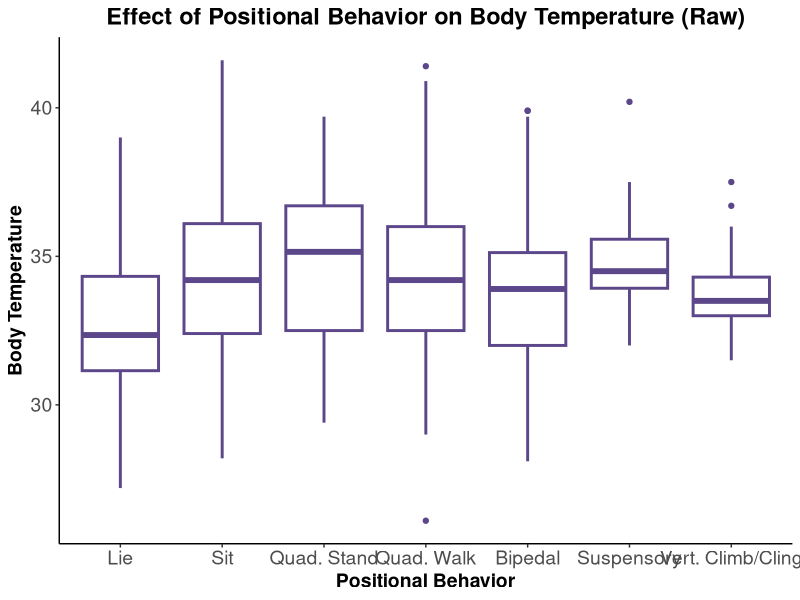
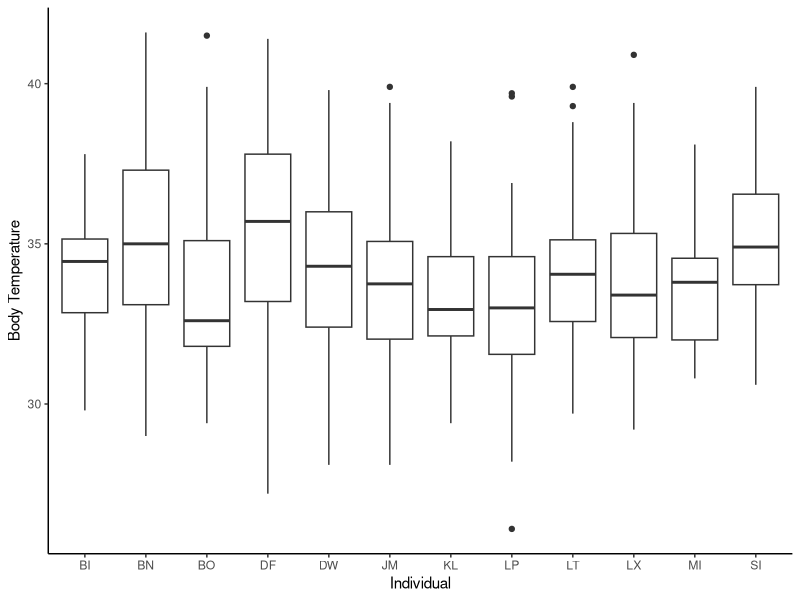
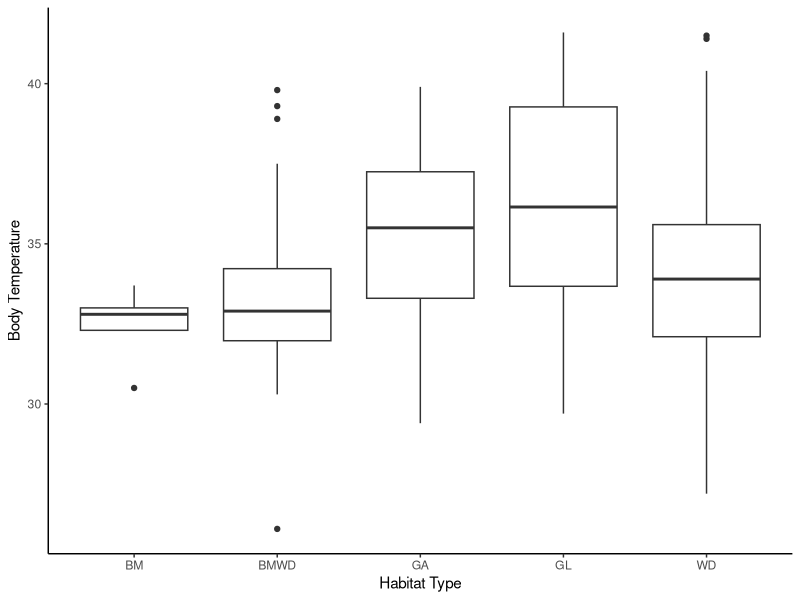
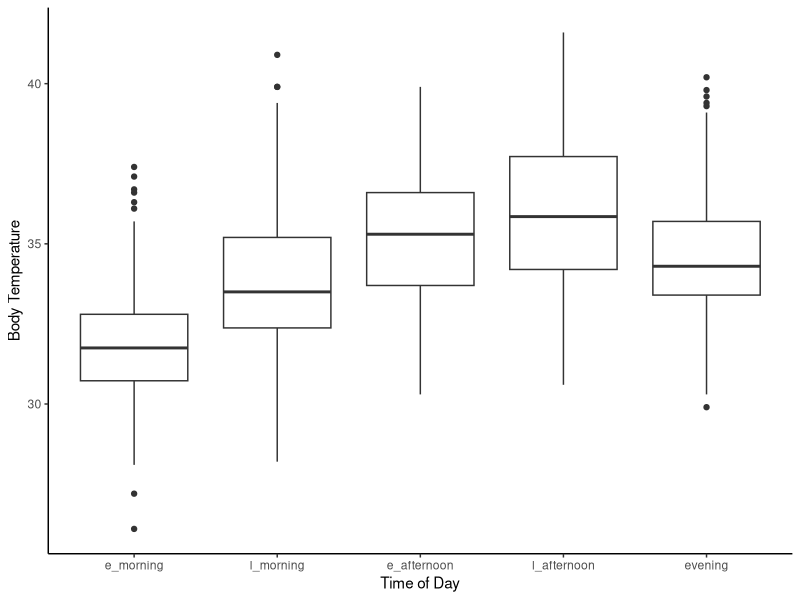
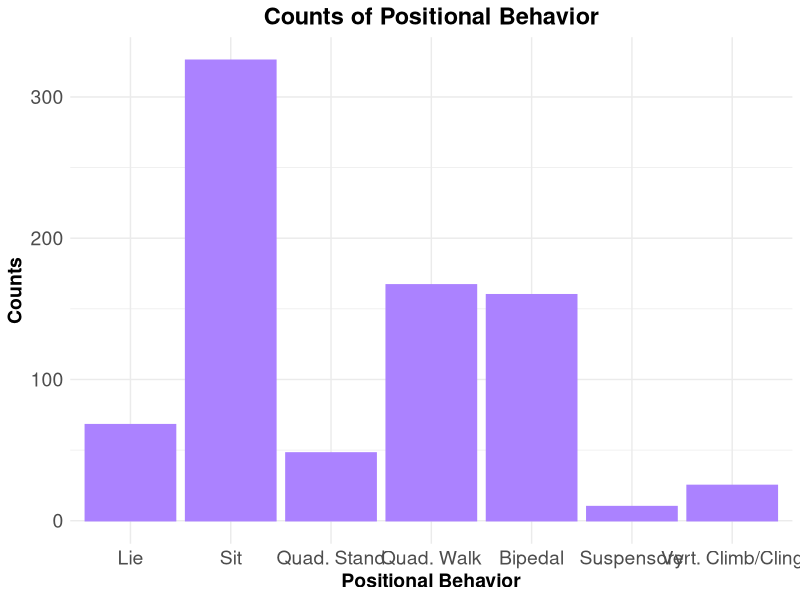
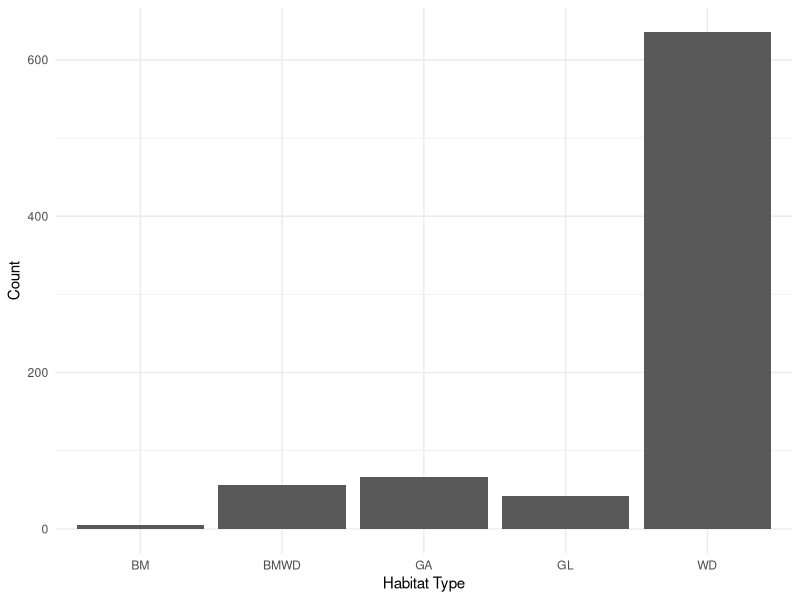
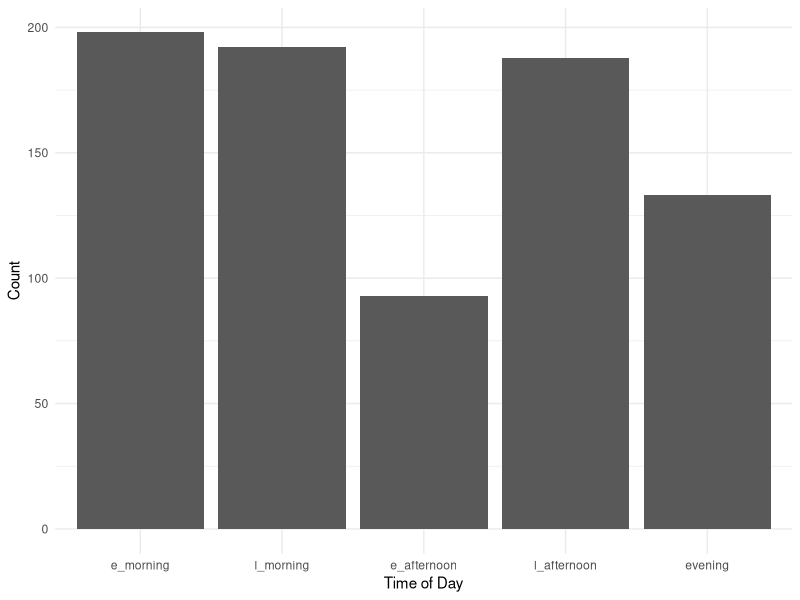
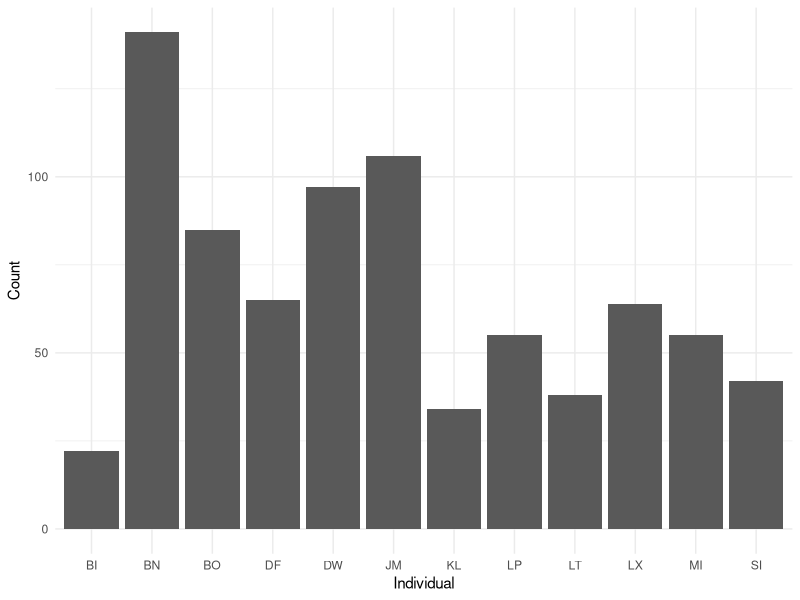

Recreate these plots in R, in order. (Note: this script raises an error after producing the figures.)
# load libraries
library(scales)
library(readr)
library(lubridate)
library(magrittr)
library(ggplot2)
library(car)
library(emmeans)
library(lme4)
library(ggthemes)
library(tidyverse) 
#library(plyr) #HSR note- if you need plyr, need to load it before tidyverse. But dplyr in tidyverse does everything plyr can do and more, so shoudln't need plyr. 

##read in data
prelim_tidy <- read_csv("_data/_tidy/prelim_data_tidycols.csv")
View(prelim_tidy)
nrow(prelim_tidy) #2873 rows

#Omit any missing values:
summary(is.na(prelim_tidy)) #looks like missing lots of therm data

prelim_temp<-na.omit(prelim_tidy)
View(prelim_temp)
nrow(prelim_temp) #810 rows; most rows were removed bc therm data missing. 

prelim_temp$therm_t[prelim_temp$therm_t >= 42] <- NA #remove therm values >42 because likely a temp sensor problem? 6 rows removed.  

prelim_temp<-na.omit(prelim_temp) #remove those rows with NA's
View(prelim_temp)
nrow(prelim_temp) #now 804 rows

#Combine positional behaviors into smaller categories
# suspensory = Cb, Br & QM
#bipedalism = BpS, BpW & Abp
#Sit = St & Sq
#Vertical climb and cling together
prelim_temp$pos_beh[prelim_temp$pos_beh == "Cb"] <- "Su"
prelim_temp$pos_beh[prelim_temp$pos_beh == "Br"] <- "Su"
prelim_temp$pos_beh[prelim_temp$pos_beh == "QM"] <- "Su"
prelim_temp$pos_beh[prelim_temp$pos_beh == "Vci"] <- "VC"
prelim_temp$pos_beh[prelim_temp$pos_beh == "Abp"] <- "Bp"
prelim_temp$pos_beh[prelim_temp$pos_beh == "BpS"] <- "Bp"
prelim_temp$pos_beh[prelim_temp$pos_beh == "BpW"] <- "Bp"
prelim_temp$pos_beh[prelim_temp$pos_beh == "Sq"] <- "St"

############
##re-order levels
prelim_temp$time_od <- factor(prelim_temp$time_od, levels = c("e_morning", "l_morning", "e_afternoon", "l_afternoon", "evening"))
prelim_temp$pos_beh <- factor(prelim_temp$pos_beh, levels = c("QS", "Ly", "St", "QW", "Bp", "Su", "VC"))

## Change to factor and numeric
factor_cols <- c("pos_beh","context", "substrate", "hab_type", "individual")
numeric_cols <- c("sun", "therm_t", "t_lo", "t_hi", "amb_t")

prelim_temp[factor_cols] <- lapply(prelim_temp[factor_cols], as.factor)

prelim_temp[numeric_cols] <- lapply(prelim_temp[numeric_cols], as.numeric)

str(prelim_temp)

##plotting
## Change levels for the plot 
prelim_temp$pos_beh <- factor(prelim_temp$pos_beh, levels = c("Ly","St", "QS", "QW", "Bp", "Su", "VC"))

pb_raw_plot <- ggplot(prelim_temp, aes(pos_beh, therm_t)) +
                  geom_boxplot(fill = "white", colour = "mediumpurple4", size = 1) + 
                  ggtitle("Effect of Positional Behavior on Body Temperature (Raw)") +
                  scale_x_discrete(name = "Positional Behavior", labels = c("Lie", "Sit", 
                                        "Quad. Stand", "Quad. Walk", "Bipedal", 
                                        "Suspensory", "Vert. Climb/Cling")) +
                  scale_y_continuous(name = "Body Temperature") +
                  theme_classic()+
                  theme(axis.text.x=element_text(size=14),
                  axis.text.y=element_text(size=14),
                  axis.title.y=element_text(size=14, face="bold"),
                  axis.title.x=element_text(size=14, face="bold"),
                  plot.title = element_text(hjust = 0.5, size=17, face="bold"))
  
pb_raw_plot

##save plot
ggsave("pb_raw_plot.pdf", width=10, height=6, units="in")

ggsave("pb_raw_plot.png", width=10, height=6, units="in")

#labels = c("Lie", "Sit", "Squat", "Quad. Stand", "Quad. Walk", "Bipedal", "Suspensory", "Vert. Climb/Cling"

ggplot(prelim_temp, aes(individual, therm_t)) +
  geom_boxplot() + 
  labs(x="Individual", y="Body Temperature") +
  theme_classic()

ggplot(prelim_temp, aes(hab_type, therm_t)) +
  geom_boxplot() + 
  labs(x="Habitat Type", y="Body Temperature") +
  theme_classic()

ggplot(prelim_temp, aes(time_od, therm_t)) +
  geom_boxplot() + 
  labs(x="Time of Day", y="Body Temperature") +
  theme_classic()

##counts
counts_pos_beh <- ggplot(prelim_temp, aes(pos_beh))+
                    geom_bar(stat="count", fill = "mediumpurple1", colour = "mediumpurple1") + 
                    ggtitle("Counts of Positional Behavior") +
                    scale_x_discrete(name = "Positional Behavior", 
                    labels = c("Lie", "Sit", "Quad. Stand", "Quad. Walk", 
                              "Bipedal", "Suspensory", "Vert. Climb/Cling")) +
                    scale_y_continuous(name = "Counts") +
                    theme_minimal()+
                    theme(axis.text.x=element_text(size=14),
                    axis.text.y=element_text(size=14),
                    axis.title.y=element_text(size=14, face="bold"),
                    axis.title.x=element_text(size=14, face="bold"),
                    plot.title = element_text(hjust = 0.5, size=17, face="bold"))
counts_pos_beh

##save plot
ggsave("counts_pos_beh.pdf", width=10, height=6, units="in")

ggsave("counts_pos_beh.png", width=10, height=6, units="in")

#####more count plots #####

ggplot(prelim_temp, aes(hab_type))+
  geom_bar(stat="count") + 
  labs(x="Habitat Type", y="Count")+
  theme_minimal()    ###can I combine bamboo with bamboo woodland?

ggplot(prelim_temp, aes(time_od))+
  geom_bar(stat="count") + 
  labs(x="Time of Day", y="Count")+
  theme_minimal()

ggplot(prelim_temp, aes(individual))+
  geom_bar(stat="count") + 
  labs(x="Individual", y="Count")+
  theme_minimal()

ggplot(prelim_temp, aes(sun))+
  geom_histogram()

ggplot(prelim_temp, aes(amb_t))+
  geom_histogram()

freq_therm_t <- ggplot(prelim_temp, aes(therm_t))+
                  geom_histogram(aes(y = (..count..)/sum(..count..)), bins = 10, 
                      fill = "mediumpurple1", colour = "mediumpurple1")+
                  ggtitle("Frequency of Chimpanzee Body Temperature") +
                  scale_y_continuous(name = "Frequency", labels = percent)+
                  scale_x_continuous(name = "Chimpanzee Body Temperature")+
                  theme_minimal()+
                  theme(axis.text.x=element_text(size=14),
                      axis.text.y=element_text(size=14),
                      axis.title.y=element_text(size=14, face="bold"),
                      axis.title.x=element_text(size=14, face="bold"),
                      plot.title = element_text(hjust = 0.5, size=17, face="bold"))

freq_therm_t

##save freq_therm_t plot
ggsave("freq_therm_t.pdf", width=10, height=6, units="in")

ggsave("freq_therm_t.png", width=10, height=6, units="in")

###model plotting
library(broom)

m1 <- lmer(therm_t ~ pos_beh + amb_t + sun + date + hab_type +
       (1|individual), data = prelim_temp)
summary(m1)
confint(m1)

##plotting model?
fitted_pb <- ggplot(fortify(m1), aes(pos_beh, therm_t)) +
              stat_summary(fun.data=mean_se, geom="pointrange") +
              stat_summary(aes(y=.fitted), fun.y=mean, geom="line")+
              scale_x_discrete(name = "Positional Behavior", 
                   labels = c("Lie", "Sit", "Quad. Stand", "Quad. Walk", 
                              "Bipedal", "Suspensory", "Vert. Climb/Cling")) +
              scale_y_continuous(name = "Body Temperature") +
              theme_minimal()+
              theme(axis.text.x=element_text(size=14),
                axis.text.y=element_text(size=14),
                axis.title.y=element_text(size=14, face="bold"),
                axis.title.x=element_text(size=14, face="bold"))
fitted_pb

##save plot
ggsave("fitted_pb.pdf", width=10, height=6, units="in")

ggsave("fitted_pb.png", width=10, height=6, units="in")

#predict(m1, preddata)

#m1_res <- tidy(coef(summary(m1)) ) 
#ggplot(m1_res, aes(pos_beh, therm_t)) +
  #geom_point()

ggplot(prelim_temp, aes(pos_beh, therm_t)) + 
  geom_point(size = 3) +
  geom_point(aes(y=predict(m1)), size = 1)


#change levels for the plot
prelim_temp$pos_beh <- factor(prelim_temp$pos_beh, levels = c("Ly","St", "Sq", "QS", "QW", "Bp", "Su", "VC"))

pred_v_obs <- ggplot(prelim_temp, aes(pos_beh, therm_t)) + 
              geom_point(size = 3, colour = "blue") + #shows raw data
              geom_boxplot(colour="blue")+ #shows raw data
              geom_boxplot(aes(y=predict(m1)), size = 1, colour = "red") + #shows model predictions
              scale_x_discrete(name = "Positional Behavior", labels = c("Lie", "Sit", 
                                      "Squat", "Quad. Stand", "Quad. Walk", "Bipedal", 
                                      "Suspensory", "Vert. Climb/Cling")) +
              scale_y_continuous(name = "Body Temperature") +
              theme_classic()

pred_v_obs
#hsr: what this tells me is that the model predictions are pretty close to the raw data. (red and blue boxplots are similar). You can plot just the raw data and see the pattern, if you'd like. 

##save plot for reference
ggsave("pred_v_obs.pdf", width=10, height=6, units="in")

ggsave("pred_v_obs.png", width=10, height=6, units="in")

###################
##change levels back
prelim_temp$pos_beh <- factor(prelim_temp$pos_beh, levels = c("QS", "Ly", "Sq", "St", "QW", "Bp", "Su", "VC"))

##tried another thing and it didn't work...
#newdat <- expand.grid(pos_beh=unique(prelim_temp$pos_beh), 
                      #time_od=unique(prelim_temp$time_od),
                      #sun=c(min(prelim_temp$sun),
                       #     max(prelim_temp$sun)),
                      #date=date(prelim_temp$date),
                      #hab_type=unique(prelim_temp$hab_type))
                      
#ggplot(prelim_temp, aes(x=pos_beh, y=therm_t)) +
 # geom_point(size=3) +
  #geom_line(data=newdat, aes(y=predict(m1, level=0, newdata=newdat), size="Positional Behavior")) +
  #scale_size_manual(name="Predictions", values=c("Positional Behavior"=3)) +
  #theme_classic() 

## Create dataframe to predict over
##attempting to follow tutorial but got too confused....
preddata <- with(prelim_temp, expand.grid(pos_beh = levels(pos_beh), time_od = levels(time_od), sun = c(0,50,100), date = c("2018-06-28", "2018-06-06", "2018-07-16"), hab_type = c("WD", "WG", "GL"), individual = c("DW","JM", "LT")))

factor_cols <- c("pos_beh", "hab_type", "individual")
numeric_cols <- c("sun", "amb_t")

preddata[factor_cols] <- lapply(preddata[factor_cols], as.factor)
preddata[numeric_cols] <- lapply(preddata[numeric_cols], as.numeric)

preddata$date <- as.Date(preddata$date)

str(preddata)

########
mm <- model.matrix(~pos_beh + amb_t + sun + date + hab_type, data=preddata)

###won't work because I don't have 2 or more levels per factor

pframe2 <- data.frame(preddata,eta=mm%*%fixef(m1))
pframe2 <- with(pframe2,data.frame(pframe2,prop=eta))
pvar1 <- diag(mm %*% tcrossprod(vcov(m1),mm))
tvar1 <- pvar1+VarCorr(m1)$individual
pframe2 <- data.frame(
  pframe2
  , plo = pframe2$eta-2*sqrt(pvar1)
  , phi = pframe2$eta+2*sqrt(pvar1)
  , tlo = pframe2$eta-2*sqrt(tvar1)
  , thi = pframe2$eta+2*sqrt(tvar1)
)


##habitat plot
###combine bamboo and bamboo woodland
prelim_temp$hab_type[prelim_temp$hab_type == "BMWD"] <- "BM"

#reorder levels
prelim_temp$hab_type <- factor(prelim_temp$hab_type, levels = c("WD", "GL", "GA", "BM"))


#plot
counts_hab_type <- ggplot(prelim_temp, aes(hab_type))+
  geom_bar(stat="count", fill = "mediumpurple1", colour = "mediumpurple1") + 
  ggtitle("Counts of Habitat Type") +
  scale_x_discrete(name = "Habitat Tpe", 
                   labels = c("Woodland", "Grassland", "Gallery Forest", "Bamboo Woodland")) +
  scale_y_continuous(name = "Counts") +
  theme_minimal()+
  theme(axis.text.x=element_text(size=14),
        axis.text.y=element_text(size=14),
        axis.title.y=element_text(size=14, face="bold"),
        axis.title.x=element_text(size=14, face="bold"),
        plot.title = element_text(hjust = 0.5, size=17, face="bold"))

counts_hab_type

##save plot
ggsave("counts_hab_type.pdf", width=10, height=6, units="in")

ggsave("counts_hab_type.png", width=10, height=6, units="in")
